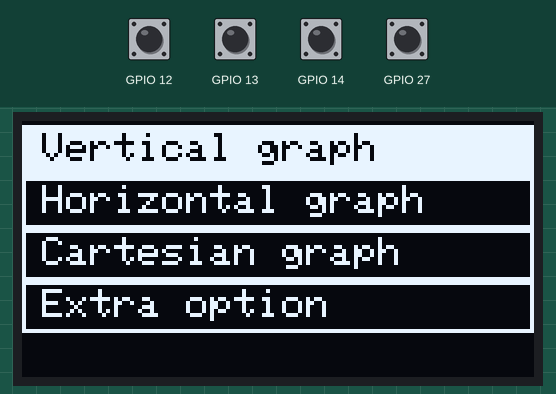
This sketch was run on a simulated ESP32. Shown: 128×64 one-colour display. The test bench sets the inputs (shaded band); at power-on: GPIO 12–14, GPIO 27 HIGH.

Above: at 6.2 s.
6.3 s: GPIO 13 pulled LOW for 0.15 s
At 7.5 s:
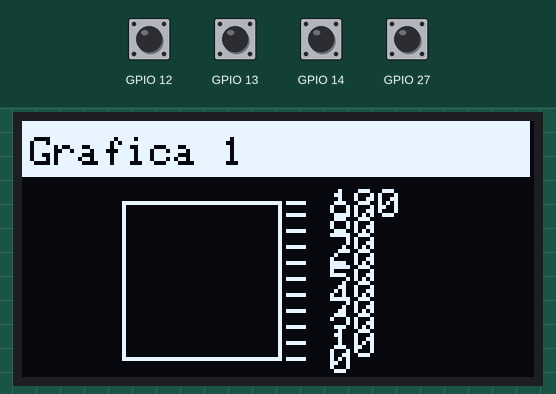
7.9 s: GPIO 12 pulled LOW for 0.15 s
At 9.1 s:
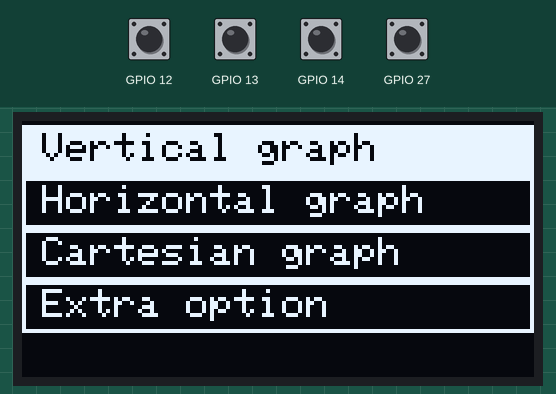
9.5 s: GPIO 14 pulled LOW for 0.15 s
At 10.0 s:
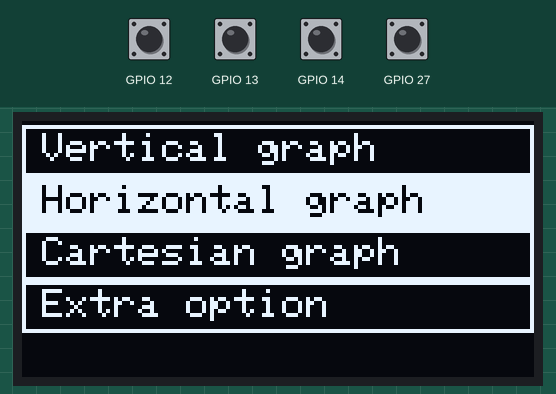
11.1 s: GPIO 14 pulled LOW for 1 s
At 12.5 s:
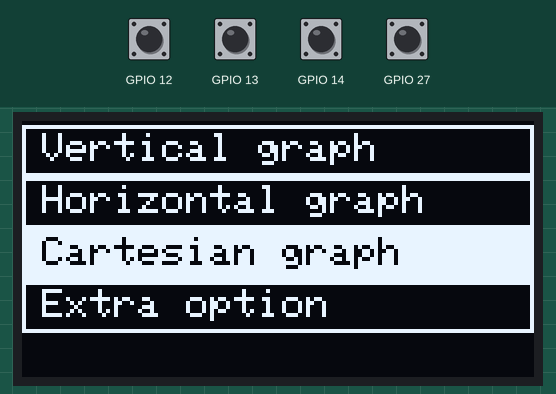
13.6 s: GPIO 14 pulled LOW for 0.15 s
At 14.3 s:
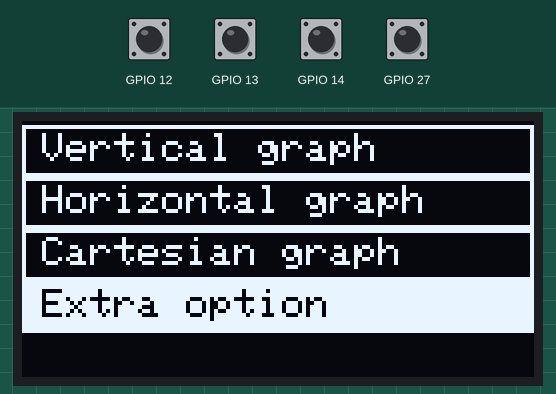
15.2 s: GPIO 13 pulled LOW for 1 s
At 15.6 s:
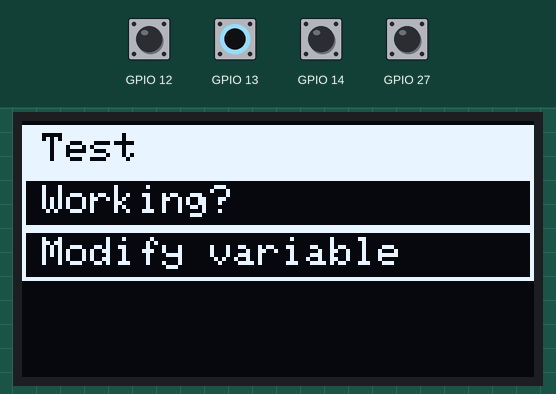
Timing chart, 0 to 18.2 s (numbered marks = the images above; inputs shaded):
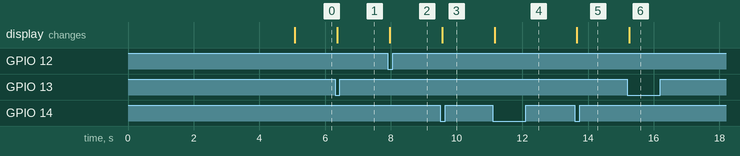

Measured:
- after the input at 6.3 s, the display: changes after 0.06 s (image 1)
- after the input at 7.9 s, the display: changes after 0.06 s (image 2)
- after the input at 9.5 s, the display: changes after 0.06 s (image 3)
- after the input at 11.1 s, the display: changes after 0.06 s (image 4)
- after the input at 13.6 s, the display: changes after 0.06 s (image 5)
- after the input at 15.2 s, the display: changes after 0.06 s (image 6)

The sketch:

Simple_Implementation.ino
```cpp
#include <SPI.h>
#include <Wire.h>
#include <Adafruit_GFX.h>
#include <Adafruit_SSD1306.h>
#define __DEBUG__


#include "DisplayESP32_SSD1306.h"

int i = 0;
int multiplier = 1;

Screen screen;
Keyboard keyboard(13, 12, 14, 27, 30, &screen);

void setup(){
  screen.configure(true, 0x3C);

  screen.createMenu(128, 13);             //Menu 0
  screen.createMenu(128, 13);             //Menu 1

  /*String title, char graphType, double xpos, double ypos, double width, double height,
  double yminimum, double ymaximum, double xminimum, double xmaximum, double yStepSize, double xStepSize, double digit*/

  screen.createVGraph("Grafica 1", 25, 60, 40, 40, 0, 100, 10, 0);               //Graph 0
  screen.createHGraph("Grafica 2", 10, 40, 100, 20, 0, 100, 10, 0);              //Graph 1
  screen.createCGraph("Grafica 3", 30, 50, 75, 30, 0, 100, 0, 1000, 25, 250, 0);   //Graph 2

  screen.createModifier("Modify variable", &multiplier, 5, 1, 1);

  screen.createOption(0, "Vertical graph", 1, 0);
  //Creates the first option in Menu 0, directing to a graph (contentType = 1 (Graph)), 0 (Graph 0)
  screen.createOption(0, "Horizontal graph", 1, 1);
  screen.createOption(0, "Cartesian graph", 1, 2);
  screen.createOption(0, "Extra option", 0, 1);

  screen.createOption(1, "Test", 1, 3);
  screen.createOption(1, "Working?", 2, 2);
  screen.createOption(1, "Modify variable", 2, 0);

//  screen.increasePos();
//  screen.increasePos();
//  screen.goTo();
//  screen.graphAssignValue(2, 50);
//  screen.goBack();
//  screen.increasePos();
//  screen.goTo();
//  screen.goBack();
//  screen.decreasePos();
}

void loop(){
  screen.control();            //Controls the screen and redraws if needed
  keyboard.control();

  if(i <= 100){
    screen.graphAssignValue(1, i);    //Assigning a demo value to Graph 1
    screen.graphAssignValue(2, i);    //Assigning a demo value to Graph 2
    i += multiplier;
  }
  else
    i = 0;

  delay(REFRESH);                   //Refresh time (approx)
}
```

DisplayESP32_SSD1306.h
```cpp
#define MAX_OPTIONS 10      //Maximum number of options for each menu
#define MAX_MENUS 3
#define MAX_GRAPHS 3
#define MAX_MODIFIERS 3
#define DISP_WIDTH 128      // OLED display width
#define DISP_HEIGHT 64      // OLED display height
#define REFRESH 10          //Refresh time in ms

//The following constants are used to configure the behaviour of the interface
// MAX_OPTIONS defines the maximum number of options a menu can hold
// MAX_MENUS declares the maximum number of menu screens in the interface
// MAX_GRAPHS is the maximum number of graphs to create
// DISP_WIDTH and DISP_HEIGHT are hardware specific (SSD1306)
// REFRESH: is the time in miliseconds the interface will take in refreshing (this time affects the loop, keep that in mind)

Adafruit_SSD1306 display(DISP_WIDTH, DISP_HEIGHT, &Wire, -1);

#include "resources/Option.h"
#include "resources/Menu.h"
#include "resources/Graph.h"
#include "resources/Modifier.h"
#include "resources/Screen.h"
#include "resources/Keyboard.h"
```

Graph.h
```cpp
class Graph{     //ContentType (1)
  private:

  String title;
  char graphType;       //'a' Vertical Bar, 'b' Horizontal Bar, 'c' Cartesian Graph

  //Assign whatever value in "configure(..." if a parameter is not required for the specified graphType

  double value;         //For: Vertical Bar  Horizontal Bar  Cartesian
  double xpos;          //For: Vertical Bar  Horizontal Bar  Cartesian
  double ypos;          //For: Vertical Bar  Horizontal Bar  Cartesian
  double height;        //For: Vertical Bar  Horizontal Bar  Cartesian
  double width;         //For: Vertical Bar  Horizontal Bar  Cartesian
  double yminimum;      //For: Vertical Bar                  Cartesian
  double ymaximum;      //For: Vertical Bar                  Cartesian
  double xminimum;      //For:               Horizontal Bar  Cartesian
  double xmaximum;      //For:               Horizontal Bar  Cartesian
  double yStepSize;     //For: Vertical Bar                  Cartesian
  double xStepSize;     //For:               Horizontal Bar  Cartesian
  int digit;            //For: Vertical Bar  Horizontal Bar  Cartesian
  int * maximum;        //For:                               Cartesian
  double x;
  double yrange;
  double xrange;
  double ox;
  double oy;
  double count;
  double graphScale;
  bool redraw = true;

  int previousScreen = 0;
  int previousContentType = 0;

  public:

//This method configures the graph created, defines its parameters according the type of graph selected.
  void configure(String title, char graphType, double xpos, double ypos, double width, double height,
  double yminimum, double ymaximum, double xminimum, double xmaximum, double yStepSize, double xStepSize, int digit, void *maximum){
    this->title = title;
    this->graphType = graphType;
    this->yminimum = yminimum;
    this->ymaximum = ymaximum;
    this->xminimum = xminimum;
    this->count = xminimum;
    this->xmaximum = xmaximum;
    this->height = height;
    this->width = width;
    this->yStepSize = yStepSize;
    this->xStepSize = xStepSize;
    this->digit = digit;
    this->xpos = xpos;
    this->ypos = ypos;
    this->maximum = (int *) maximum;
    switch(graphType){
      case 'a':
      this->yrange = ymaximum - yminimum;
      this->graphScale = (yStepSize) * (height / this->yrange) - .001; //Adjusts the scale of the graph, according to the range and the size of the step
      break;

      case 'b':
      this->xrange = xmaximum - xminimum;
      this->graphScale = (xStepSize) * (width / this->xrange) - .001; //Adjusts the scale of the graph, according to the range and the size of the step
      break;

      case 'c':
      this->yrange = ymaximum - yminimum;
      break;
    }
  }

  void drawGraph(){
    double level, data, i;
    switch(graphType){
      case 'a':
      double my;

      if (this->redraw) {  //Prints the labels
        display.clearDisplay();
        this->redraw = false;
        display.fillRect(0, 0,  127 , 14, SSD1306_WHITE);
        display.setTextColor(SSD1306_BLACK, SSD1306_WHITE);
        display.setTextSize(1);
        display.setCursor(2, 4);
        display.println(this->title);

        for (i = 0; i <= this->height; i += this->graphScale) {
          my =  this->ypos - this->height + i;
          display.drawFastHLine(this->xpos + this->width + 1, my,  5, SSD1306_WHITE);
          // draw lables
          display.setTextSize(1);
          display.setTextColor(SSD1306_WHITE, SSD1306_BLACK);
          display.setCursor(this->xpos + this->width + 12, my - 3 );
          data = this->ymaximum - ( i * (this->yStepSize / this->graphScale));
          display.print(data, this->digit);
        }
      }
      // compute level of bar graph that is scaled to the  height and the hi and low vals
      // this is needed to accompdate for +/- range
      level = (this->height * (((this->value - this->yminimum) / (this->yrange))));
      // draw the bar graph
      // write a upper and lower bar to minimize flicker cause by blanking out bar and redraw on update
      display.drawRect(this->xpos, this->ypos - this->height, this->width, this->height, SSD1306_WHITE);
      display.fillRect(this->xpos, this->ypos - this->height, this->width, this->height - level,  SSD1306_BLACK);
      display.drawRect(this->xpos, this->ypos - this->height, this->width, this->height, SSD1306_WHITE);
      display.fillRect(this->xpos, this->ypos - level, this->width,  level, SSD1306_WHITE);
      // up until now print sends data to a video buffer NOT the screen
      // this call sends the data to the screen
      display.display();
      break;

      case 'b':

      if (this->redraw) {
        display.clearDisplay();
        this->redraw = false;
        display.fillRect(0, 0,  127 , 16, SSD1306_WHITE);
        display.setTextColor(SSD1306_BLACK, SSD1306_WHITE);
        display.setTextSize(1);
        display.setCursor(2, 4);
        display.println(this->title);
        // draw the text

        for (i = 0; i <= this->width; i += this->graphScale) {
          display.drawFastVLine(i + this->xpos , this->ypos ,  5, SSD1306_WHITE);
          // draw lables
          display.setTextSize(1);
          display.setTextColor(SSD1306_WHITE, SSD1306_BLACK);
          display.setCursor(i + this->xpos , this->ypos + 10);
          // addling a small value to eliminate round off errors
          // this val may need to be adjusted
          data =  ( i * (this->xStepSize / this->graphScale)) + this->xminimum + 0.00001;
          display.print(data, this->digit);
        }
      }
      // compute level of bar graph that is scaled to the width and the hi and low vals
      // this is needed to accompdate for +/- range capability
      // draw the bar graph
      // write a upper and lower bar to minimize flicker cause by blanking out bar and redraw on update
      level = (this->width * (((this->value - this->xminimum) / (this->xmaximum - this->xminimum))));
      display.fillRect(this->xpos + level, this->ypos - this->height, this->width - level, this->height,  SSD1306_BLACK);
      display.drawRect(this->xpos, this->ypos - this->height, this->width,  this->height, SSD1306_WHITE);
      display.fillRect(this->xpos, this->ypos - this->height, level,  this->height, SSD1306_WHITE);
      // up until now print sends data to a video buffer NOT the screen
      // this call sends the data to the screen
      display.display();
      break;

      case 'c':
      double temp;

      if (this->redraw == true) {
        this->redraw = false;
        this->xrange = *this->maximum - xminimum;
        display.clearDisplay();
        display.fillRect(0, 0,  127 , 16, SSD1306_WHITE);
        display.setTextColor(SSD1306_BLACK, SSD1306_WHITE);
        display.setTextSize(1);
        display.setCursor(2, 4);
        display.println(title);
        this->ox = (this->count - this->xminimum) * (this->width) / (this->xrange) + this->xpos;
        this->oy = (this->value - this->yminimum) * (- this->height) / (this->yrange) + this->ypos;
        // draw y scale
        display.setTextSize(1);
        display.setTextColor(SSD1306_WHITE, SSD1306_BLACK);
        for ( i = this->yminimum; i <= this->ymaximum; i += this->yStepSize) {
          // compute the transform
          temp =  (i - this->yminimum) * (- this->height) / (this->ymaximum - this->yminimum) + this->ypos;
          if (i == 0) {
            display.drawFastHLine(this->xpos - 3, temp, this->width + 3, SSD1306_WHITE);
          }
          else {
            display.drawFastHLine(this->xpos - 3, temp, 3, SSD1306_WHITE);
          }
          display.setCursor(this->xpos - 27, temp - 3);
          display.println(i, this->digit);
        }
        // draw x scale
        for (i = this->xminimum; i <= *this->maximum; i += this->xStepSize) {
          // compute the transform
          display.setTextSize(1);
          display.setTextColor(SSD1306_WHITE, SSD1306_BLACK);
          temp =  (i - this->xminimum) * (this->width) / (this->xrange) + this->xpos;
          if (i == 0) {
            display.drawFastVLine(temp, this->ypos - this->height, this->height + 3, SSD1306_WHITE);
          }
          else {
            display.drawFastVLine(temp, this->ypos, 3, SSD1306_WHITE);
          }
          display.setCursor(temp, this->ypos + 6);
          display.println(i, this->digit);
        }
      }

      // graph drawn now plot the data
      // the entire plotting code are these few lines...

      this->x =  (this->count - this->xminimum) * (this->width) / (this->xrange) + this->xpos;
      this->value =  (this->value - this->yminimum) * (- this->height) / (this->yrange) + this->ypos;
      display.drawLine(this->ox, this->oy, this->x, this->value, SSD1306_WHITE);
      display.drawLine(this->ox, this->oy - 1, this->x, this->value - 1, SSD1306_WHITE);
      this->ox = this->x;
      this->oy = this->value;

      // up until now print sends data to a video buffer NOT the screen
      // this call sends the data to the screen
      display.display();
      this->count += 1;
      if(this->ox >= (this->xpos + this->width)){
        this->redraw = true;
        this->count = xminimum;
      }
    }
  }

  void redrawFlag(){ // Activates the redraw bool to get the graph printed correctly
    this->redraw = true;
    this->count = xminimum;
  }

  void setPreviousScreen(int prev){
    this->previousScreen = prev;
  }

  void setPreviousContentType(int prev){
    this->previousContentType = prev;
  }

  int getPreviousScreen(){
    int prev = this->previousScreen;
    return prev;
  }

  int getPreviousContentType(){
    int prev = this->previousContentType;
    return prev;
  }

  void assignValue(double value){
    this->value = value;
  }

  void reset(){
    this->x = 0;
  }

};
```

Keyboard.h
```cpp
class Keyboard{
  private:

  byte goTo;
  byte goBack;
  byte plus;
  byte minus;
  byte debounceTime;

  Screen *screen;

  public:

//Keyboard constructor
  Keyboard(byte goTo, byte goBack, byte plus, byte minus, byte debounceTime, Screen * screen){
    this->goTo = goTo;
    this->goBack = goBack;
    this->plus = plus;
    this->minus = minus;
    this->debounceTime = debounceTime;

    this->screen = screen;

    pinMode(goTo, INPUT_PULLUP);
    pinMode(goBack, INPUT_PULLUP);
    pinMode(plus, INPUT_PULLUP);
    pinMode(minus, INPUT_PULLUP);
  }
//Debouncing functions
  void checkGoTo(){
    static char cont;
    if(digitalRead(this->goTo) == LOW)
      cont++;
    else
      cont = 0;
    if(cont == debounceTime/REFRESH){
      this->screen->goTo();
    }
  }

  void checkGoBack(){
    static char cont;
    if(digitalRead(this->goBack) == LOW){
      cont++;
    }
    else
      cont = 0;
    if(cont == debounceTime/REFRESH){
      this->screen->goBack();
    }
  }

  void checkPlus(){
    static char cont;
    if(digitalRead(this->plus) == LOW)
      cont++;
    else
      cont = 0;
    if(cont == debounceTime/REFRESH){
      this->screen->plusAction();
    }
  }

  void checkMinus(){
    static char cont;
    if(digitalRead(this->minus) == LOW)
      cont++;
    else
      cont = 0;
    if(cont == debounceTime/REFRESH){
      this->screen->minusAction();
    }
  }

// All buttons are checked with this method
  void control(){
    this->checkGoTo();
    this->checkGoBack();
    this->checkPlus();
    this->checkMinus();
  }
};
```

Menu.h
```cpp
class Menu{    //ContentType (0)
  private:

  int sizex;                  //X size for each option in the menu
  int sizey;                  //Y size of each option in the menu
  int options = 0;            //This indicates the number of options created
  int pos = 0;                //This indicates the position of the cursor
  int page = 0;               //If the menu is too long, this indicates the page that is being displayed
  Option opt[MAX_OPTIONS];
  int optPPage;

  int previousScreen = 0;
  int previousContentType = 0;

  public:

  void configure(int sizex, int sizey){   //This method configures the menu created from Screen
    this->sizex = sizex;
    this->sizey = sizey;
    this->optPPage = DISP_HEIGHT / this->sizey;
  }

  //The following method is used to created an option for the menu
  void createOption(String content, int destinationType, int destinationIndex){
    //The option takes the place in the array defined by the options number variable (options), which is later increased.
    this->opt[this->options].configure(content, this->sizex, this->sizey, this->options++, destinationType, destinationIndex);
  }

  int extractDestinationType(){
    int destinationType = this->opt[this->pos].getDestinationType();
    return destinationType;
  }

  int extractDestinationIndex(){
    int destinationIndex = this->opt[this->pos].getDestinationIndex();
    return destinationIndex;
  }

//The following method draws the whole menu by drawing every option configured within it
  void drawMenu(){
    display.clearDisplay();
    this->page = pos/this->optPPage;  //The current page is obtained by dividing the position by the number of options per page (only integer)
    for(int i = 0; i < options; i++){
      this->opt[i].drawopt(this->page, this->pos, this->optPPage);
    }
    display.display();
  }
  //Methods used by Screen
  int extractPos(){ //Gets the current position of the cursor
    return(this->pos);
  }

  int extractOptNumber(){  //Gets the number of options in the menu
    return(this->options);
  }

  void increasePos(){  //Increases the position of the cursor
    this->pos++;
  }

  void decreasePos(){   //Decreases the position of the cursor
    this->pos--;
  }

//Both of the following methods store the values of the previous screen passed as parameters by Screen

  void setPreviousScreen(int prev){
    this->previousScreen = prev;
  }

  void setPreviousContentType(int prev){
    this->previousContentType = prev;
  }

//Both of the following methods retrieve the values of the screen previous to the menu containing these data.
  int getPreviousScreen(){
    int prev = this->previousScreen;
    return prev;
  }

  int getPreviousContentType(){
    int prev = this->previousContentType;
    return prev;
  }
};
```

Source omitted: Modifier.h (1728 bytes), Option.h (2641 bytes), Screen.h (6845 bytes)
